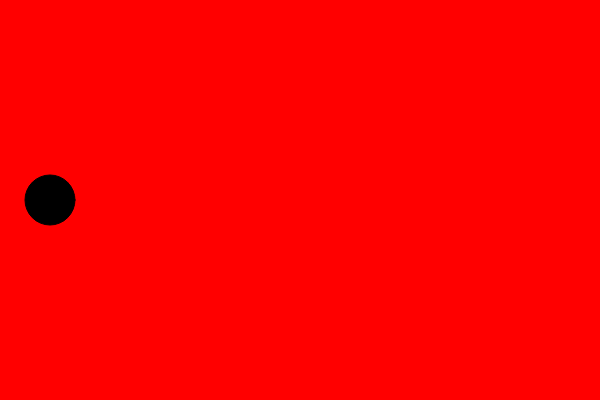
Frame 1 (no input)
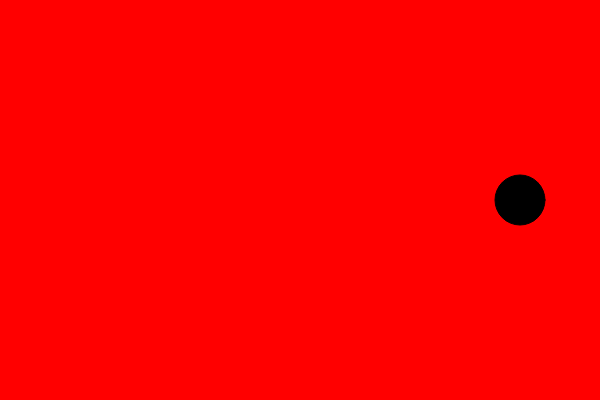
Frame 60 (no input)
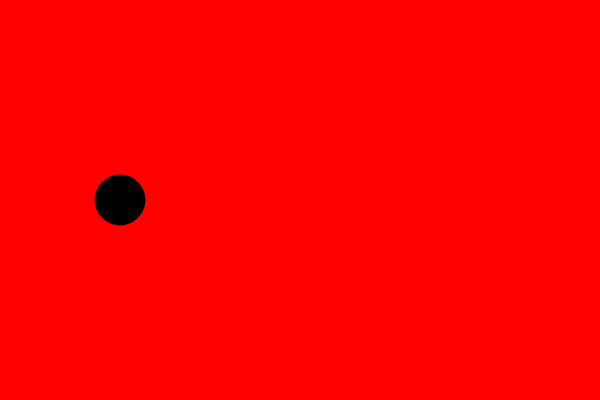
Frame 120 (the mouse pressed at the canvas centre since frame 60)

The p5.js sketch that drew these frames (run headless with seeded random() and noise() and a simulated clock; from frame 60 on, the mouse is pressed at the canvas centre):

// p5.js sketch
// ── sketch.js
var x = 50;
var speed = 10;
var dir = 1;

function setup() {
  createCanvas(600, 400);
}

function draw() {
  background(255, 0, 0);
  drawEllipse();
  move();
  bounce();
}

function drawEllipse() {
  fill(0);
  ellipse(x, 200, 50, 50);
}

function move() {
  x = x + speed * dir;
}

function bounce() {
  if (x > width - 25 || x < 25) {
    dir = -1*dir;
  }
}
